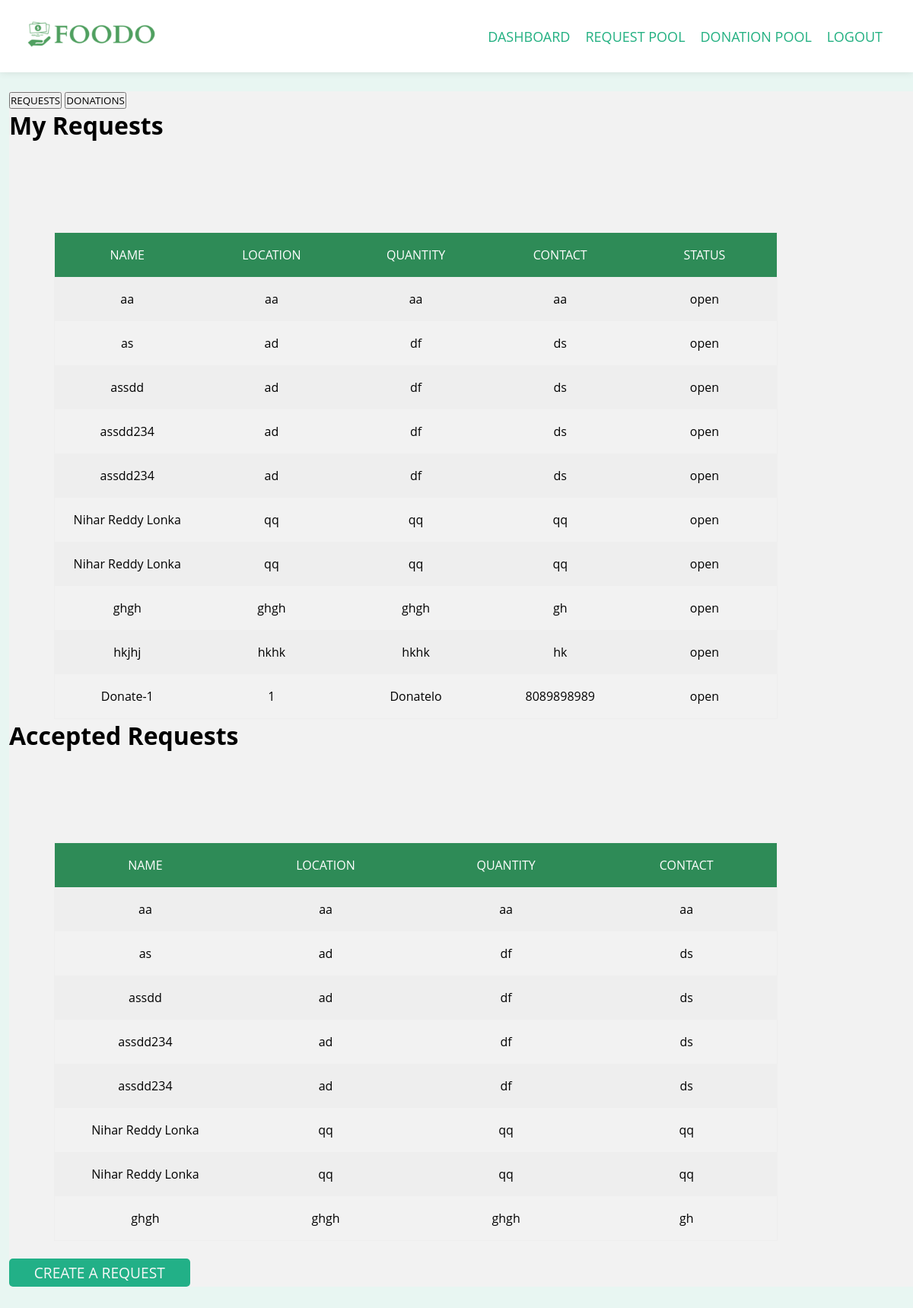
The page /Dashboard (signed in) on the database its author committed.
### tables this page shows
CREATE TABLE Requests (requestid INTEGER PRIMARY KEY ,name TEXT,quantity TEXT, location TEXT,contact TEXT,uid TEXT,donorid TEXT,status TEXT, FOREIGN KEY(uid) REFERENCES Users(uid));

### app.py (the view)
@app.route("/Dashboard", methods=['POST', 'GET'])
def Dashboard():
    if request.method == 'GET':
        con = sqlite3.connect('database.db')
        try:
            with sqlite3.connect("database.db") as con:
                uid = int(session['uid'])
                cur = con.cursor()
                cur.execute(
                    "SELECT * FROM Requests where uid =(?)", str(uid))
                con.commit()
                requestlist = cur.fetchall()
                cur.execute(
                    "SELECT * FROM Requests where donorid =(?)", str(uid))
                con.commit()
                acceptedrequestlist = cur.fetchall()
                cur.execute(
                    "SELECT * FROM Donations where uid =(?)", str(uid))
                con.commit()
                donationlist = cur.fetchall()
                cur.execute(
                    "SELECT * FROM Donations where requestorid =(?)", str(uid))
                con.commit()
                accepteddonationlist = cur.fetchall()
                msg = "Record successfully added"
        except Exception as e:
            con.rollback()
            msg = str(e)
        finally:
            con.close()
    return render_template('Landing.html', requestlist=requestlist, donationlist=donationlist, accepteddonationlist=accepteddonationlist, acceptedrequestlist=acceptedrequestlist)

### templates/Landing.html (shortened to what this page needs)
<!DOCTYPE html>
<html>
<head>
  <link
  rel="stylesheet"
  href="{{ url_for('static', filename='css/style.css') }}"
/>
</head>
<body>
  <div class="main">
    <nav class="navbar">
      <div class="nav-container">
        <a href="#" class="nav-logo"><img src="Logo2.ico" alt="logo" class="logo"></a>
        <div class="nav-menu">
          <ul class="nav-list">
            <li class="nav-item">
              <a
                href="{{ url_for('.Dashboard', _anchor='exactlocation') }}"
                class="nav-link"
                >DASHBOARD</a
              >
            </li>
            <li class="nav-item">
              <a
                href="{{ url_for('.Requestlist', _anchor='exactlocation') }}"
                class="nav-link"
                >REQUEST POOL</a
              >
            </li>
            <li class="nav-item">
              <a
                href="{{ url_for('.Donationlist', _anchor='exactlocation') }}"
                class="nav-link"
                >DONATION POOL</a
              >
            </li>
            <li class="nav-item">
              <a
                href="{{ url_for('.homeiu', _anchor='exactlocation') }}"
                class="nav-link"
                >LOGOUT</a
              >
            </li>
          </ul>
        </div>
      </div>
    </nav>
    <div class="conati" id = "jol">
      <button  id ="link1" type="button">REQUESTS</button>
     <button  id="link2" type="button">DONATIONS</button>
      <div class="tab-content">
        <div id="tab1">
      <h1>My Requests</h1>
      <div>
        <div class="table">
          <div class="table-header">
            <div class="header__item">
              <a id="name" class="filter__link" href="#">Name</a>
            </div>
            <div class="header__item">
              <a id="wins" class="filter__link filter__link--number" href="#">Location</a>
            </div>
            <div class="header__item">
              <a id="wins" class="filter__link filter__link--number" href="#">Quantity</a>
            </div>
            <div class="header__item">
              <a id="wins" class="filter__link filter__link--number" href="#">Contact</a>
            </div>
            <div class="header__item">
              <a id="wins" class="filter__link filter__link--number" href="#">Status</a>
            </div>
          </div>
          <div class="table-content">
            {% for row in requestlist %}
            <div class="table-row">
              <div class="table-data">{{row[1]}}</div>
              <div class="table-data">{{row[2]}}</div>
              <div class="table-data">{{row[3]}}</div>
              <div class="table-data">{{row[4]}}</div>
              <div class="table-data">{{row[7]}}</div>
            </div>
            {% endfor %}
          </div>
        </div>
      </div>
      <h1>Accepted Requests</h1>
      <div>
        <div class="table">
          <div class="table-header">
            <div class="header__item">
              <a id="name" class="filter__link" href="#">Name</a>
            </div>
            <div class="header__item">
              <a id="wins" class="filter__link filter__link--number" href="#">Location</a>
            </div>
            <div class="header__item">
              <a id="wins" class="filter__link filter__link--number" href="#">Quantity</a>
            </div>
            <div class="header__item">
              <a id="wins" class="filter__link filter__link--number" href="#">Contact</a>
            </div>
          </div>
          <div class="table-content">
            {% for row in acceptedrequestlist %}
            <div class="table-row">
              <div class="table-data">{{row[1]}}</div>
              <div class="table-data">{{row[2]}}</div>
              <div class="table-data">{{row[3]}}</div>
              <div class="table-data">{{row[4]}}</div>
            </div>
            {% endfor %}
          </div>
        </div>
      </div>
      <div class="btn-left">
        <div class="signform-btn">
          <button class="signform-submit-btn-green">
            <a  href="{{ url_for('.createRequest', _anchor='exactlocation') }}">CREATE A REQUEST</a>
          </button>
        </div>
      </div>
        </div>
      </div>
    </div>
</body>
</html>

### static/css/style.css (style rules this page uses)
* { margin: 0; padding: 0; box-sizing: border-box; font-family: "Open Sans", sans-serif; }
body { width: 100vw; background: rgba(34, 176, 129, 0.1); background-position: center; background-size: cover; height: 100vh; background-attachment: scroll; }
body, html { overflow-x: hidden; }
a { text-decoration: none; }
::placeholder { color: black; }
.main { height: 100%; min-height: calc(100vh - 120px); padding-bottom: 60px; }
.navbar { background-color: white; padding: 20px; box-shadow: 0px 0px 10px rgba(0, 0, 0, 0.1); position: fixed; top: 0; left: 0; width: 100%; z-index: 9999; }
.nav-container { display: flex; align-items: center; justify-content: space-between; max-width: 100%; margin: 0 auto; }
.nav-logo .logo { height: 50px; width: 200px; object-fit: cover; }
.nav-menu { display: flex; align-items: center; }
.nav-list { list-style: none; margin: 0; padding: 0; display: flex; }
.nav-item { margin-right: 20px; color: white; }
.nav-link { font-size: 18px; color: #22b081; text-decoration: none; transition: all 0.3s ease-in-out; }
.signform-btn { display: inline-flexbox; }
.signform-submit-btn-green { width: 40%; padding: 5px; background-color: #22b087; color: #fff; border: none; border-radius: 5px; font-size: 1.2rem; cursor: pointer; transition: all 0.3s ease-in-out; }
.signform-submit-btn-green a { color: #f7f7f7; }
.table { margin-top: 10%; width: 80%; border: 1px solid #eee; margin-left: 5%; }
.table-header { display: flex; width: 100%; background: #2E8B57; padding: 18px 0; }
.table-row { display: flex; width: 100%; padding: 18px 0; }
.table-row:nth-of-type(odd) { background: #eee; }
.table-data, .header__item { flex: 1 1 20%; text-align: center; }
.header__item { text-transform: uppercase; }
.filter__link { color: white; text-decoration: none; position: relative; display: inline-block; padding-left: 24px; padding-right: 24px; }
.filter__link::after { content: ''; position: absolute; right: -18px; color: white; font-size: 12px; top: 50%; transform: translateY(-50%); }
.conati { margin-left: 1%; background-color: #f2f2f2; margin-top: 10%; }
.btn-left { margin-top: 2%; width: 50%; }
div.tab-content { display: flexbox ; }

### rows shown on the page
Requests: name "aa", quantity "aa", location "aa", contact "aa", status "open"
Requests: name "as", quantity "ad", location "df", contact "ds", status "open"
Requests: name "assdd", quantity "ad", location "df", contact "ds", status "open"
Requests: name "assdd234", quantity "ad", location "df", contact "ds", status "open"
Requests: name "assdd234", quantity "ad", location "df", contact "ds", status "open"
Requests: name "Nihar Reddy Lonka", quantity "qq", location "qq", contact "qq", status "open"
Requests: name "Nihar Reddy Lonka", quantity "qq", location "qq", contact "qq", status "open"
Requests: name "ghgh", quantity "ghgh", location "ghgh", contact "gh", status "open"
Requests: name "hkjhj", quantity "hkhk", location "hkhk", contact "hk", status "open"
Requests: name "Donate-1", quantity "1", location "Donatelo", contact "8089898989", status "open"
